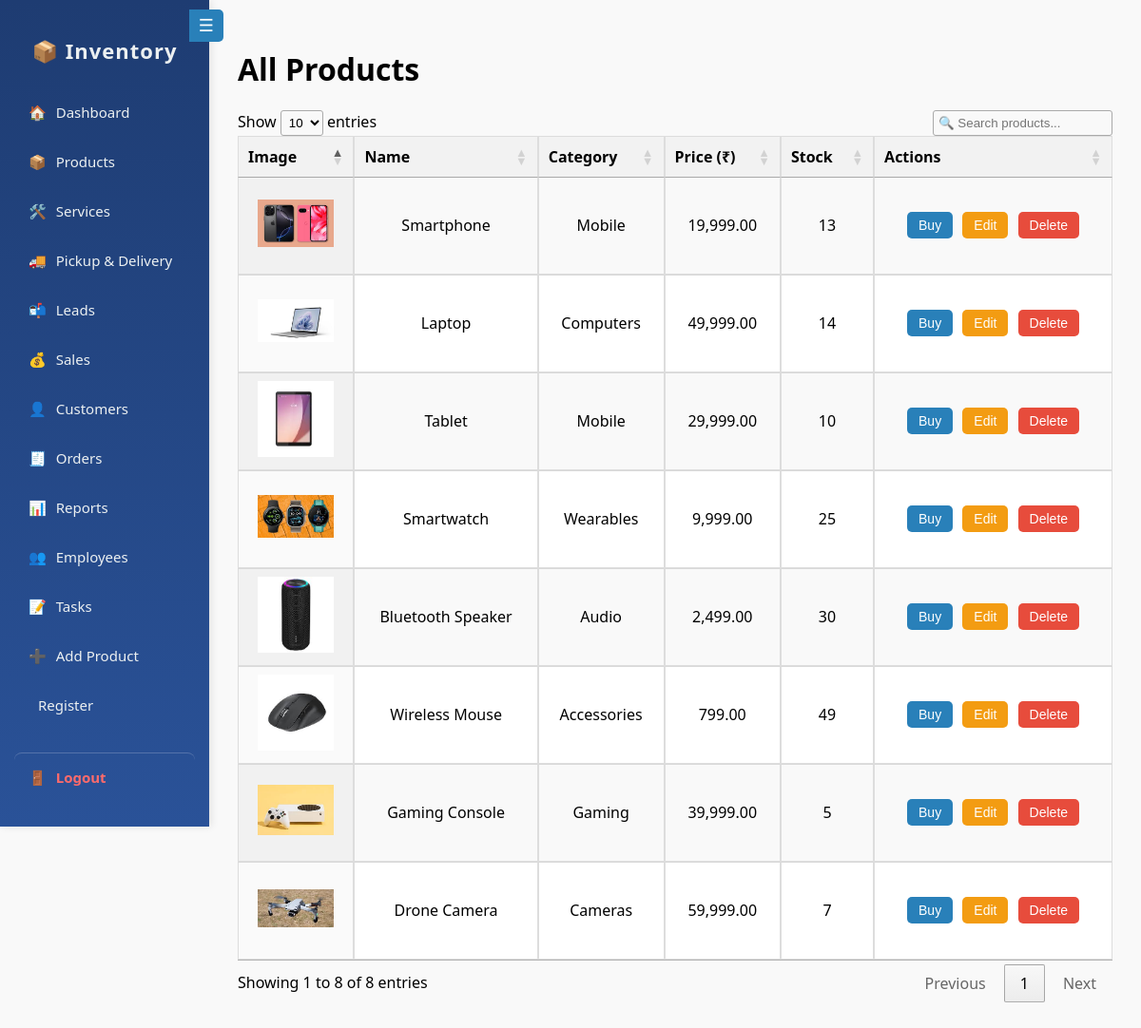
The page /products.php (signed in) on the database its author committed.
### tables this page shows
CREATE TABLE `products` (
  `id` int(11) NOT NULL,
  `name` varchar(100) DEFAULT NULL,
  `stock` int(11) DEFAULT NULL,
  `image_url` varchar(255) DEFAULT NULL,
  `price` decimal(10,2) DEFAULT NULL,
  `category` varchar(100) DEFAULT NULL
);

### products.php (the view, shortened to what this page needs)
<?php
include 'components/connections.php';
$result = $conn->query("SELECT * FROM products");
?>
<!DOCTYPE html>
<html>
<head>
    <link rel="stylesheet" href="https://cdn.datatables.net/1.13.5/css/jquery.dataTables.min.css"/>
</head>
<body>
<div class="container">
    <?php include 'sidebar.php'; ?>
    <div class="main">
        <h1>All Products</h1>
        <table id="productsTable" class="products-table display datatable">
            <thead>
                <tr>
                    <th>Image</th>
                    <th>Name</th>
                    <th>Category</th>
                    <th>Price (₹)</th>
                    <th>Stock</th>
                    <th>Actions</th>
                </tr>
            </thead>
            <tbody>
                <?php while ($row = $result->fetch_assoc()): ?>
                    <tr>
                        <td><img src="<?= htmlspecialchars($row['image_url']) ?>" alt="<?= $row['name'] ?>"></td>
                        <td><?= htmlspecialchars($row['name']) ?></td>
                        <td><?= htmlspecialchars($row['category']) ?></td>
                        <td><?= number_format($row['price'], 2) ?></td>
                        <td><?= $row['stock'] ?></td>
                        <td>
                            <button class="action-btn buy-btn" type="button" onclick="openPopup(<?= $row['id'] ?>)">Buy</button>
                            <button class="action-btn edit-btn" type="button" onclick="window.location='edit_product.php?id=<?= $row['id'] ?>'">Edit</button>
                            <button class="action-btn delete-btn" type="button" onclick="if(confirm('Are you sure?')) window.location='products.php?delete=<?= $row['id'] ?>';">Delete</button>
                        </td>
                    </tr>
                <?php endwhile; ?>
            </tbody>
        </table>
    </div>
</div>
</body>
</html>

### sidebar.php (shortened to what this page needs)
<div class="sidebar-container">
    <button class="toggle-btn" onclick="toggleSidebar()">☰</button>
    <div class="sidebar" id="sidebar">
        <h2>📦 Inventory</h2>
        <a href="index.php">🏠 <span>Dashboard</span></a>
        <a href="products.php">📦 <span>Products</span></a>
        <a href="services.php">🛠️ <span>Services</span></a>
        <a href="pickup_delivery.php">🚚 <span>Pickup & Delivery</span></a>
        <a href="leads.php">📬 <span>Leads</span></a>
        <a href="sales.php">💰 <span>Sales</span></a>
        <a href="customers.php">👤 <span>Customers</span></a>
        <a href="orders.php">🧾 <span>Orders</span></a>
        <a href="reports.php">📊 <span>Reports</span></a>
        <a href="employees.php">👥 <span>Employees</span></a>
        <a href="tasks.php">📝 <span>Tasks</span></a>
        <a href="add_product.php">➕ <span>Add Product</span></a>
        <a href="register.php"> <span>Register</span></a>
        <a href="logout.php" class="logout">🚪 <span>Logout</span></a>
    </div>
</div>

### products.php (style rules this page uses)
body { margin: 0; font-family: 'Segoe UI', sans-serif; background: #f9f9f9; }
.container { display: flex; }
.main { flex: 1; padding: 20px; }
.products-table { width: 100%; border-collapse: collapse; background: white; margin-top: 20px; }
.products-table th, .products-table td { padding: 10px; text-align: center; border: 1px solid #ddd; }
.products-table th { background-color: #f2f2f2; }
.products-table img { width: 80px; height: 80px; object-fit: contain; }
.action-btn { padding: 6px 12px; color: white; border: none; border-radius: 5px; cursor: pointer; margin: 0 3px; font-size: 14px; }
.buy-btn { background-color: #2980b9; }
.edit-btn { background-color: #f39c12; }
.delete-btn { background-color: #e74c3c; }

### sidebar.php (style rules this page uses)
.sidebar-container { position: fixed; top: 0; left: 0; height: 100vh; transition: width 0.3s ease; z-index: 1000; }
.sidebar { width: 220px; background: linear-gradient(to bottom, #1e3c72, #2a5298); min-height: 100vh; padding: 20px 15px; box-sizing: border-box; color: white; font-family: 'Segoe UI', sans-serif; box-shadow: 2px 0 8px rgba(0, 0, 0, 0.1); transition: width 0.3s ease; overflow-x: hidden; }
.sidebar h2 { font-size: 22px; font-weight: 600; margin-bottom: 30px; text-align: center; letter-spacing: 1px; color: #ecf0f1; transition: opacity 0.3s ease; }
.sidebar a { display: flex; align-items: center; color: #ecf0f1; text-decoration: none; margin: 12px 0; padding: 10px 15px; border-radius: 8px; transition: 0.3s ease; font-size: 15px; font-weight: 500; white-space: nowrap; }
.sidebar a span { margin-left: 10px; transition: opacity 0.3s ease; }
.sidebar a.logout { color: #ff6b6b; font-weight: bold; margin-top: 30px; border-top: 1px solid rgba(255,255,255,0.2); padding-top: 15px; }
.toggle-btn { position: absolute; top: 10px; right: -15px; background: #2980b9; color: white; border: none; padding: 6px 10px; font-size: 18px; cursor: pointer; border-radius: 0 5px 5px 0; z-index: 1001; }
.main { margin-left: 220px; padding: 30px; transition: margin-left 0.3s ease; }

### rows shown on the page
products: shows a picture, name "Smartphone", category "Mobile", price "19,999.00", stock "13"
products: shows a picture, name "Laptop", category "Computers", price "49,999.00", stock "14"
products: image_url (picture), name "Tablet", category "Mobile", price "29,999.00", stock "10"
products: image_url (picture), name "Smartwatch", category "Wearables", price "9,999.00", stock "25"
products: image_url (picture), name "Bluetooth Speaker", category "Audio", price "2,499.00", stock "30"
products: image_url (picture), name "Wireless Mouse", category "Accessories", price "799.00", stock "49"
products: image_url (picture), name "Gaming Console", category "Gaming", price "39,999.00", stock "5"
products: image_url (picture), name "Drone Camera", category "Cameras", price "59,999.00", stock "7"
